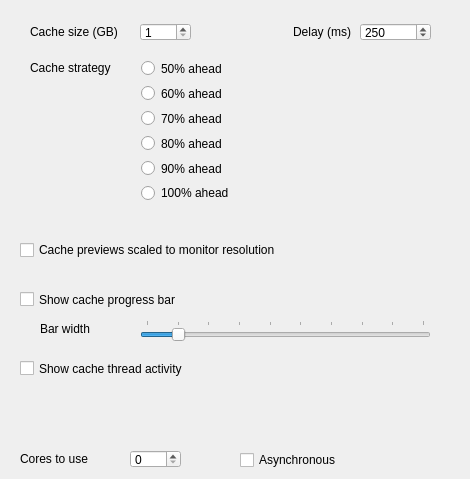
   <widget class="QWidget" name="pageCache">
    <widget class="QSpinBox" name="cacheSizeSpinbox">
     <property name="geometry">
      <rect>
       <x>140</x>
       <y>23</y>
       <width>51</width>
       <height>18</height>
      </rect>
     </property>
     <property name="font">
      <font>
       <pointsize>9</pointsize>
      </font>
     </property>
     <property name="toolTip">
      <string>&lt;html&gt;&lt;head/&gt;&lt;body&gt;&lt;p&gt;Experiment with different cache sizes.  2-8GB appear to work best.  Cache performance does not always improve with size.&lt;/p&gt;&lt;p&gt;If you tend to move back and forth between images then a 50% cache ahead strategy is best.  If you generally just move ahead through the images then weighting a higher percentage ahead makes sense.&lt;/p&gt;&lt;/body&gt;&lt;/html&gt;</string>
     </property>
     <property name="minimum">
      <number>1</number>
     </property>
     <property name="maximum">
      <number>64</number>
     </property>
    </widget>
    <widget class="QLabel" name="label_10">
     <property name="geometry">
      <rect>
       <x>40</x>
       <y>320</y>
       <width>91</width>
       <height>18</height>
      </rect>
     </property>
     <property name="font">
      <font>
       <pointsize>9</pointsize>
      </font>
     </property>
     <property name="toolTip">
      <string>&lt;html&gt;&lt;head/&gt;&lt;body&gt;&lt;p&gt;This sets the width of the cache status shown on the application status bar.&lt;/p&gt;&lt;/body&gt;&lt;/html&gt;</string>
     </property>
     <property name="text">
      <string>Bar width</string>
     </property>
     <property name="alignment">
      <set>Qt::AlignLeading|Qt::AlignLeft|Qt::AlignVCenter</set>
     </property>
    </widget>
    <widget class="QLabel" name="label_8">
     <property name="geometry">
      <rect>
       <x>30</x>
       <y>24</y>
       <width>91</width>
       <height>16</height>
      </rect>
     </property>
     <property name="font">
      <font>
       <pointsize>9</pointsize>
      </font>
     </property>
     <property name="toolTip">
      <string>&lt;html&gt;&lt;head/&gt;&lt;body&gt;&lt;p&gt;Experiment with different cache sizes.  2-8GB appear to work best.  Cache performance does not always improve with size.&lt;/p&gt;&lt;p&gt;If you tend to move back and forth between images then a 50% cache ahead strategy is best.  If you generally just move ahead through the images then weighting a higher percentage ahead makes sense.&lt;/p&gt;&lt;/body&gt;&lt;/html&gt;</string>
     </property>
     <property name="text">
      <string>Cache size (GB)</string>
     </property>
     <property name="alignment">
      <set>Qt::AlignLeading|Qt::AlignLeft|Qt::AlignVCenter</set>
     </property>
    </widget>
    <widget class="QLabel" name="label">
     <property name="geometry">
      <rect>
       <x>30</x>
       <y>60</y>
       <width>111</width>
       <height>16</height>
      </rect>
     </property>
     <property name="font">
      <font>
       <pointsize>9</pointsize>
      </font>
     </property>
     <property name="toolTip">
      <string>&lt;html&gt;&lt;head/&gt;&lt;body&gt;&lt;p&gt;Experiment with different cache sizes.  2-8GB appear to work best.  Cache performance does not always improve with size.&lt;/p&gt;&lt;p&gt;If you tend to move back and forth between images then a 50% cache ahead strategy is best.  If you generally just move ahead through the images then weighting a higher percentage ahead makes sense.&lt;/p&gt;&lt;/body&gt;&lt;/html&gt;</string>
     </property>
     <property name="text">
      <string>Cache strategy</string>
     </property>
     <property name="alignment">
      <set>Qt::AlignLeading|Qt::AlignLeft|Qt::AlignVCenter</set>
     </property>
    </widget>
    <widget class="QCheckBox" name="showCacheStatusChk">
     <property name="geometry">
      <rect>
       <x>20</x>
       <y>289</y>
       <width>281</width>
       <height>21</height>
      </rect>
     </property>
     <property name="font">
      <font>
       <pointsize>9</pointsize>
      </font>
     </property>
     <property name="toolTip">
      <string>&lt;html&gt;&lt;head/&gt;&lt;body&gt;&lt;p&gt;This will show the cache status in the status bar at the bottom of the application.  If you do not see the status bar you can enable it in the Windows menu or by pressing F10.  If you hover over the cache status another tooltip will explain the colour codes for the current file, target cache, current cache and total images.&lt;/p&gt;&lt;/body&gt;&lt;/html&gt;</string>
     </property>
     <property name="text">
      <string>Show cache progress bar</string>
     </property>
    </widget>
    <widget class="QCheckBox" name="cachePreviewsChk">
     <property name="geometry">
      <rect>
       <x>20</x>
       <y>240</y>
       <width>341</width>
       <height>20</height>
      </rect>
     </property>
     <property name="font">
      <font>
       <pointsize>9</pointsize>
      </font>
     </property>
     <property name="toolTip">
      <string>&lt;html&gt;&lt;head/&gt;&lt;body&gt;&lt;p&gt;The largest preview embedded in the image file will be cached.  However, for large files this can take time.  This option tells the application to first create a smaller preview that will fit your monitor while the larger one is being built.  Try checking this option if you are experiencing some latency in loupe mode.&lt;/p&gt;&lt;/body&gt;&lt;/html&gt;</string>
     </property>
     <property name="text">
      <string>Cache previews scaled to monitor resolution</string>
     </property>
    </widget>
    <widget class="QCheckBox" name="showCacheThreadActivityChk">
     <property name="geometry">
      <rect>
       <x>20</x>
       <y>360</y>
       <width>351</width>
       <height>17</height>
      </rect>
     </property>
     <property name="font">
      <font>
       <pointsize>9</pointsize>
      </font>
     </property>
     <property name="toolTip">
      <string>&lt;html&gt;&lt;head/&gt;&lt;body&gt;&lt;p&gt;This will display two small activity lights on the status bar at the bottom of the application window. The activity lights turn green when there is caching activity for building metadata/thumbnails and full scale images.&lt;/p&gt;&lt;/body&gt;&lt;/html&gt;</string>
     </property>
     <property name="text">
      <string>Show cache thread activity</string>
     </property>
    </widget>
    <widget class="QLabel" name="label_9">
     <property name="geometry">
      <rect>
       <x>260</x>
       <y>24</y>
       <width>91</width>
       <height>16</height>
      </rect>
     </property>
     <property name="font">
      <font>
       <pointsize>9</pointsize>
      </font>
     </property>
     <property name="toolTip">
      <string>&lt;html&gt;&lt;head/&gt;&lt;body&gt;&lt;p&gt;Caching images and rendering the selected image simultaneously can degrade performance when rapidly moving through images.  The delay allows the next image selected to be rendered without any caching activity.  Try experimenting with the delay value if you are experiencing hesitation rendering the selected image.&lt;/p&gt;&lt;/body&gt;&lt;/html&gt;</string>
     </property>
     <property name="text">
      <string>Delay (ms)</string>
     </property>
     <property name="alignment">
      <set>Qt::AlignRight|Qt::AlignTrailing|Qt::AlignVCenter</set>
     </property>
    </widget>
    <widget class="QSpinBox" name="cacheDelaySpinbox">
     <property name="geometry">
      <rect>
       <x>360</x>
       <y>23</y>
       <width>71</width>
       <height>18</height>
      </rect>
     </property>
     <property name="font">
      <font>
       <pointsize>9</pointsize>
      </font>
     </property>
     <property name="toolTip">
      <string>&lt;html&gt;&lt;head/&gt;&lt;body&gt;&lt;p&gt;Caching images and rendering the selected image simultaneously can degrade performance when rapidly moving through images.  The delay allows the next image selected to be rendered without any caching activity.  Try experimenting with the delay value if you are experiencing hesitation rendering the selected image.&lt;/p&gt;&lt;/body&gt;&lt;/html&gt;</string>
     </property>
     <property name="minimum">
      <number>0</number>
     </property>
     <property name="maximum">
      <number>500</number>
     </property>
     <property name="singleStep">
      <number>25</number>
     </property>
     <property name="value">
      <number>250</number>
     </property>
    </widget>
    <widget class="QFrame" name="frame">
     <property name="geometry">
      <rect>
       <x>132</x>
       <y>50</y>
       <width>151</width>
       <height>161</height>
      </rect>
     </property>
     <layout class="QVBoxLayout" name="verticalLayout">
      <item>
       <widget class="QRadioButton" name="cache50AheadRadio">
        <property name="font">
         <font>
          <pointsize>9</pointsize>
         </font>
        </property>
        <property name="toolTip">
         <string>&lt;html&gt;&lt;head/&gt;&lt;body&gt;&lt;p&gt;Experiment with different cache sizes.  2-8GB appear to work best.  Cache performance does not always improve with size.&lt;/p&gt;&lt;p&gt;If you tend to move back and forth between images then a 50% cache ahead strategy is best.  If you generally just move ahead through the images then weighting a higher percentage ahead makes sense.&lt;/p&gt;&lt;/body&gt;&lt;/html&gt;</string>
        </property>
        <property name="text">
         <string>50% ahead</string>
        </property>
       </widget>
      </item>
      <item>
       <widget class="QRadioButton" name="cache60AheadRadio">
        <property name="font">
         <font>
          <pointsize>9</pointsize>
         </font>
        </property>
        <property name="toolTip">
         <string>&lt;html&gt;&lt;head/&gt;&lt;body&gt;&lt;p&gt;Experiment with different cache sizes.  2-8GB appear to work best.  Cache performance does not always improve with size.&lt;/p&gt;&lt;p&gt;If you tend to move back and forth between images then a 50% cache ahead strategy is best.  If you generally just move ahead through the images then weighting a higher percentage ahead makes sense.&lt;/p&gt;&lt;/body&gt;&lt;/html&gt;</string>
        </property>
        <property name="text">
         <string>60% ahead</string>
        </property>
       </widget>
      </item>
      <item>
       <widget class="QRadioButton" name="cache70AheadRadio">
        <property name="font">
         <font>
          <pointsize>9</pointsize>
         </font>
        </property>
        <property name="toolTip">
         <string>&lt;html&gt;&lt;head/&gt;&lt;body&gt;&lt;p&gt;Experiment with different cache sizes.  2-8GB appear to work best.  Cache performance does not always improve with size.&lt;/p&gt;&lt;p&gt;If you tend to move back and forth between images then a 50% cache ahead strategy is best.  If you generally just move ahead through the images then weighting a higher percentage ahead makes sense.&lt;/p&gt;&lt;/body&gt;&lt;/html&gt;</string>
        </property>
        <property name="text">
         <string>70% ahead</string>
        </property>
       </widget>
      </item>
      <item>
       <widget class="QRadioButton" name="cache80AheadRadio">
        <property name="font">
         <font>
          <pointsize>9</pointsize>
         </font>
        </property>
        <property name="toolTip">
         <string>&lt;html&gt;&lt;head/&gt;&lt;body&gt;&lt;p&gt;Experiment with different cache sizes.  2-8GB appear to work best.  Cache performance does not always improve with size.&lt;/p&gt;&lt;p&gt;If you tend to move back and forth between images then a 50% cache ahead strategy is best.  If you generally just move ahead through the images then weighting a higher percentage ahead makes sense.&lt;/p&gt;&lt;/body&gt;&lt;/html&gt;</string>
        </property>
        <property name="text">
         <string>80% ahead</string>
        </property>
       </widget>
      </item>
      <item>
       <widget class="QRadioButton" name="cache90AheadRadio">
        <property name="font">
         <font>
          <pointsize>9</pointsize>
         </font>
        </property>
        <property name="toolTip">
         <string>&lt;html&gt;&lt;head/&gt;&lt;body&gt;&lt;p&gt;Experiment with different cache sizes.  2-8GB appear to work best.  Cache performance does not always improve with size.&lt;/p&gt;&lt;p&gt;If you tend to move back and forth between images then a 50% cache ahead strategy is best.  If you generally just move ahead through the images then weighting a higher percentage ahead makes sense.&lt;/p&gt;&lt;/body&gt;&lt;/html&gt;</string>
        </property>
        <property name="text">
         <string>90% ahead</string>
        </property>
       </widget>
      </item>
      <item>
       <widget class="QRadioButton" name="cache100AheadRadio">
        <property name="font">
         <font>
          <pointsize>9</pointsize>
         </font>
        </property>
        <property name="toolTip">
         <string>&lt;html&gt;&lt;head/&gt;&lt;body&gt;&lt;p&gt;Experiment with different cache sizes.  2-8GB appear to work best.  Cache performance does not always improve with size.&lt;/p&gt;&lt;p&gt;If you tend to move back and forth between images then a 50% cache ahead strategy is best.  If you generally just move ahead through the images then weighting a higher percentage ahead makes sense.&lt;/p&gt;&lt;/body&gt;&lt;/html&gt;</string>
        </property>
        <property name="text">
         <string>100% ahead</string>
        </property>
       </widget>
      </item>
     </layout>
    </widget>
    <widget class="QSlider" name="progressWidthSlider">
     <property name="geometry">
      <rect>
       <x>140</x>
       <y>320</y>
       <width>291</width>
       <height>22</height>
      </rect>
     </property>
     <property name="minimum">
      <number>100</number>
     </property>
     <property name="maximum">
      <number>1000</number>
     </property>
     <property name="singleStep">
      <number>100</number>
     </property>
     <property name="pageStep">
      <number>200</number>
     </property>
     <property name="value">
      <number>200</number>
     </property>
     <property name="orientation">
      <enum>Qt::Horizontal</enum>
     </property>
     <property name="tickPosition">
      <enum>QSlider::TicksAbove</enum>
     </property>
     <property name="tickInterval">
      <number>100</number>
     </property>
    </widget>
    <widget class="QLabel" name="coresLbl">
     <property name="geometry">
      <rect>
       <x>20</x>
       <y>451</y>
       <width>91</width>
       <height>16</height>
      </rect>
     </property>
     <property name="font">
      <font>
       <pointsize>9</pointsize>
      </font>
     </property>
     <property name="toolTip">
      <string>&lt;html&gt;&lt;head/&gt;&lt;body&gt;&lt;p&gt;Experiment with different cache sizes.  2-8GB appear to work best.  Cache performance does not always improve with size.&lt;/p&gt;&lt;p&gt;If you tend to move back and forth between images then a 50% cache ahead strategy is best.  If you generally just move ahead through the images then weighting a higher percentage ahead makes sense.&lt;/p&gt;&lt;/body&gt;&lt;/html&gt;</string>
     </property>
     <property name="text">
      <string>Cores to use</string>
     </property>
     <property name="alignment">
      <set>Qt::AlignLeading|Qt::AlignLeft|Qt::AlignVCenter</set>
     </property>
    </widget>
    <widget class="QSpinBox" name="coresSpinBox">
     <property name="geometry">
      <rect>
       <x>130</x>
       <y>450</y>
       <width>51</width>
       <height>18</height>
      </rect>
     </property>
     <property name="font">
      <font>
       <pointsize>9</pointsize>
      </font>
     </property>
     <property name="toolTip">
      <string>&lt;html&gt;&lt;head/&gt;&lt;body&gt;&lt;p&gt;Experiment with different cache sizes.  2-8GB appear to work best.  Cache performance does not always improve with size.&lt;/p&gt;&lt;p&gt;If you tend to move back and forth between images then a 50% cache ahead strategy is best.  If you generally just move ahead through the images then weighting a higher percentage ahead makes sense.&lt;/p&gt;&lt;/body&gt;&lt;/html&gt;</string>
     </property>
     <property name="minimum">
      <number>0</number>
     </property>
     <property name="maximum">
      <number>8</number>
     </property>
    </widget>
    <widget class="QCheckBox" name="aSynchChk">
     <property name="geometry">
      <rect>
       <x>240</x>
       <y>450</y>
       <width>221</width>
       <height>20</height>
      </rect>
     </property>
     <property name="font">
      <font>
       <pointsize>9</pointsize>
      </font>
     </property>
     <property name="text">
      <string>Asynchronous</string>
     </property>
    </widget>
   </widget>
